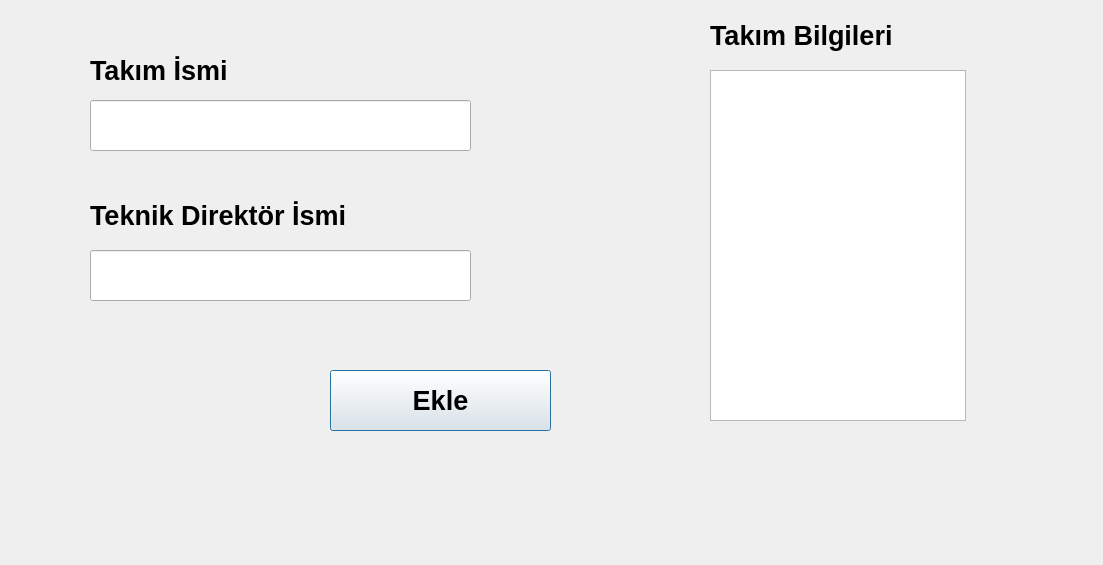
<?xml version="1.0" encoding="UTF-8"?>
<ui version="4.0">
 <class>Takim_Ekle</class>
 <widget class="QDialog" name="Takim_Ekle">
  <property name="geometry">
   <rect>
    <x>0</x>
    <y>0</y>
    <width>1103</width>
    <height>565</height>
   </rect>
  </property>
  <property name="windowTitle">
   <string>Dialog</string>
  </property>
  <widget class="QLineEdit" name="lineEdit">
   <property name="geometry">
    <rect>
     <x>90</x>
     <y>100</y>
     <width>381</width>
     <height>51</height>
    </rect>
   </property>
  </widget>
  <widget class="QLineEdit" name="lineEdit_2">
   <property name="geometry">
    <rect>
     <x>90</x>
     <y>250</y>
     <width>381</width>
     <height>51</height>
    </rect>
   </property>
  </widget>
  <widget class="QLabel" name="label">
   <property name="geometry">
    <rect>
     <x>90</x>
     <y>50</y>
     <width>201</width>
     <height>41</height>
    </rect>
   </property>
   <property name="font">
    <font>
     <pointsize>20</pointsize>
     <bold>true</bold>
    </font>
   </property>
   <property name="text">
    <string>Takım İsmi</string>
   </property>
  </widget>
  <widget class="QLabel" name="label_2">
   <property name="geometry">
    <rect>
     <x>90</x>
     <y>190</y>
     <width>341</width>
     <height>51</height>
    </rect>
   </property>
   <property name="font">
    <font>
     <pointsize>20</pointsize>
     <bold>true</bold>
    </font>
   </property>
   <property name="text">
    <string>Teknik Direktör İsmi</string>
   </property>
  </widget>
  <widget class="QListWidget" name="listWidget">
   <property name="geometry">
    <rect>
     <x>710</x>
     <y>70</y>
     <width>256</width>
     <height>351</height>
    </rect>
   </property>
  </widget>
  <widget class="QPushButton" name="pushButton">
   <property name="geometry">
    <rect>
     <x>330</x>
     <y>370</y>
     <width>221</width>
     <height>61</height>
    </rect>
   </property>
   <property name="font">
    <font>
     <pointsize>20</pointsize>
     <bold>true</bold>
    </font>
   </property>
   <property name="text">
    <string>Ekle</string>
   </property>
  </widget>
  <widget class="QLabel" name="label_3">
   <property name="geometry">
    <rect>
     <x>710</x>
     <y>10</y>
     <width>251</width>
     <height>51</height>
    </rect>
   </property>
   <property name="font">
    <font>
     <pointsize>20</pointsize>
     <bold>true</bold>
    </font>
   </property>
   <property name="text">
    <string>Takım Bilgileri</string>
   </property>
  </widget>
 </widget>
 <resources/>
 <connections/>
</ui>
